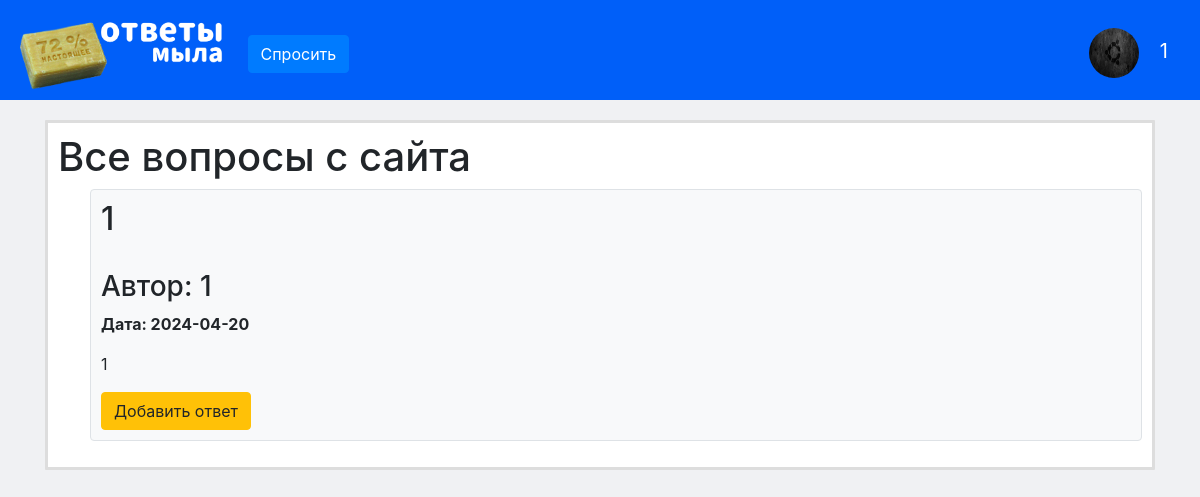
Screenshot of /show_questions (signed in) with the database file from the repository.
### data/users.py (models this page shows, shortened)
class User(SqlAlchemyBase, UserMixin):
    __tablename__ = 'users'
    id = sqlalchemy.Column(sqlalchemy.Integer, primary_key=True, autoincrement=True)
    name = sqlalchemy.Column(sqlalchemy.String, nullable=True)
    about = sqlalchemy.Column(sqlalchemy.String, nullable=True)
    email = sqlalchemy.Column(sqlalchemy.String, index=True, unique=True, nullable=True)
    hashed_password = sqlalchemy.Column(sqlalchemy.String, nullable=True)
    avatar = sqlalchemy.Column(sqlalchemy.String, nullable=True)
    created_date = sqlalchemy.Column(sqlalchemy.DateTime, default=datetime.datetime.now)
    news = orm.relationship("News", back_populates='user')

### data/news.py (models this page shows)
class News(SqlAlchemyBase):
    __tablename__ = 'news'
    id = sqlalchemy.Column(sqlalchemy.Integer, primary_key=True, autoincrement=True)
    title = sqlalchemy.Column(sqlalchemy.String, nullable=True)
    content = sqlalchemy.Column(sqlalchemy.String, nullable=True)
    created_date = sqlalchemy.Column(sqlalchemy.DateTime, default=datetime.datetime.now)
    is_private = sqlalchemy.Column(sqlalchemy.Boolean, default=True)
    user_id = sqlalchemy.Column(sqlalchemy.Integer, sqlalchemy.ForeignKey("users.id"))
    user = orm.relationship('User')

### main.py (the view)
@app.route('/show_questions', methods=['GET', 'POST'])
def show():
    db_sess = db_session.create_session()
    users = db_sess.query(User).all()
    db_sess2 = db_session.create_session()
    news = db_sess2.query(News).order_by(News.created_date.desc()).all()
    """user_id = request.form['user_id']
    print(2)
    news_id = request.form['news_id']
    print(user_id)
    print(news_id)"""
    return render_template('all_questions.html', news=news, users=users)

### data/db_session.py (called while the page is built)
def create_session() -> Session:
    global __factory
    return __factory()

### main.py (called while the page is built)
@login_manager.user_loader
def load_user(user_id):
    db_sess = db_session.create_session()
    return db_sess.query(User).get(user_id)

### templates/all_questions.html
{% extends "base.html" %}
{% block content %}
    <form class="main_window">
        <div style="margin: 10px;">
            <h1>Все вопросы с сайта</h1>
            <ul>
                {% for new in news %}
                <div class="col-md6 border rounded" style="background-color: #f8f9fa;">
                    <div style="margin: 10px;">
                        <h2 name='new.id'>{{new.title}}</h2>
                        {% for user in users %}
                            {% if (user.id == new.user_id) %}
                                <br><h3 name="user.id">Автор: {{ user.name }}</h3>
                            {% endif %}
                        {% endfor %}
                        <p><b>Дата: {{new.created_date.date() }}</b></p>
                        <p>{{ new.content}}</p>
                        <a class="btn btn-warning" href="/add_comment">
                            Добавить ответ
                        </a>
                    </div>
                </div>
                {% endfor %}
            </ul>
        </div>
    </form>
{% endblock %}

### templates/base.html (shortened to what this page needs)
<!doctype html>
<html lang="en">
<head>
    <link rel="stylesheet" type="text/css" href="/static/css/style.css" />
    <link rel="stylesheet" href="https://getbootstrap.com/docs/5.3/dist/css/bootstrap.min.css">
    <link rel="stylesheet" href="https://stackpath.bootstrapcdn.com/bootstrap/4.4.1/css/bootstrap.min.css">
</head>
<body style="background-color: #F0F1F3; ">
    <header >
        <nav class="navbar navbar-light unselectable"  style="background-color: #005FF9; height: 100px;">
            <p>
            <a class="navbar-brand unselectable" href="/" ><img src="/static/img/logo.png" width="211" height="80"></a>
            {% if current_user.is_authenticated %}
            <a class="btn btn-primary" href="/ask">Спросить</a>
            </p>
            <p>
            <a class="navbar-brand" href="/user"><img src=/{{current_user.avatar}} width="50" height="50" style="border-radius: 100%;"></a>
            <a class="navbar-brand" href="/user" style="color: white">{{ current_user.name }}</a>
            </p>
            {% endif %}
        </nav>
    </header>
    <main role="main" class="container">
        {% block content %}{% endblock %}
    </main>
</body>
</html>

### static/css/style.css (style rules this page uses)
h1 { color: #000000 }
.unselectable { -webkit-touch-callout: none; -webkit-user-select: none; -khtml-user-select: none; -moz-user-select: none; -ms-user-select: none; user-select: none; }
* { margin: 0; padding: 0; }
.main_window { background-color: #FFFFFF; margin-top: 20px; border-radius: 1px; border-style: solid; border-color: #DDDDDD; padding-bottom: 10px }

### rows the page displays
User: avatar (picture), name "1"
News: title "1", created_date "2024-04-20", content "1"
